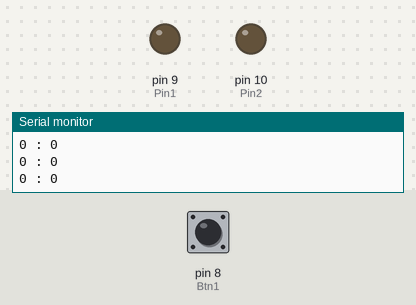
The sketch below on a simulated Arduino Uno, built with avr-gcc and run on an emulated ATmega328P. Shown: output pins drawn as LEDs (lit = HIGH), the last lines printed to the serial monitor. The test bench sets the inputs (shaded band); at power-on: pin 8 (Btn1) LOW.

Above: at 1.2 s.
1.3 s: pin 8 (Btn1) pulled HIGH for 0.15 s
At 2.5 s:
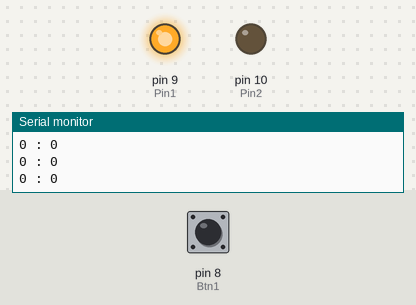
2.9 s: pin 8 (Btn1) pulled HIGH for 1 s
At 3.9 s:
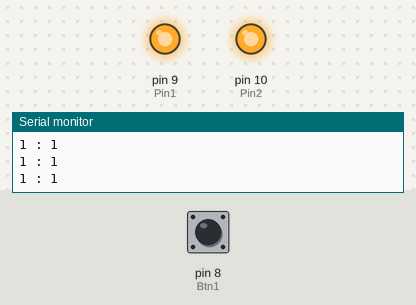
5.4 s: pin 8 (Btn1) pulled HIGH for 3.2 s
At 6.0 s:
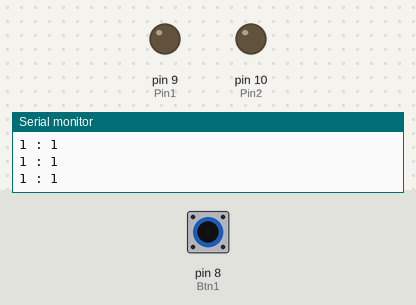
Timing chart, 0 to 8.4 s (numbered marks = the images above; inputs shaded):
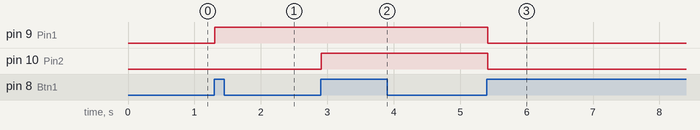

The sketch:

_6_2LedBtnOnOff4.ino
```cpp
int Pin1 = 9;
int Pin2 = 10;

int Btn1 = 8;
int curBtnState;

int before = 0;
int btnCnt = 0;

// the setup function runs once when you press reset or power the board
void setup() {
  Serial.begin(9600);

  pinMode(Pin1, OUTPUT);
  pinMode(Pin2, OUTPUT);
  pinMode(Btn1, INPUT);
}

// the loop function runs over and over again forever
void loop() {

   curBtnState = digitalRead(Btn1);

   Serial.print(curBtnState);
   Serial.print(" : " );
   Serial.println(before);

   if(curBtnState == 1){
      if(before == 0){
        btnCnt++;
        before = 1;
      }

      if(btnCnt == 3){
        btnCnt = 0;
      }
   }

   if(curBtnState == 0){
      before = 0;
   }

   if(btnCnt == 0){
      digitalWrite(Pin1, LOW);
      digitalWrite(Pin2, LOW);
   }

   if(btnCnt == 1){
      digitalWrite(Pin1, HIGH);
      digitalWrite(Pin2, LOW);
   }

   if(btnCnt == 2){
      digitalWrite(Pin1, HIGH);
      digitalWrite(Pin2, HIGH);
   }

}
```

Measured:
- after the input at 1.3 s, pin 9 (Pin1): LOW → HIGH at once
- after the input at 2.9 s, pin 10 (Pin2): LOW → HIGH at once
- after the input at 5.4 s, pin 9 (Pin1), pin 10 (Pin2): HIGH → LOW at once
